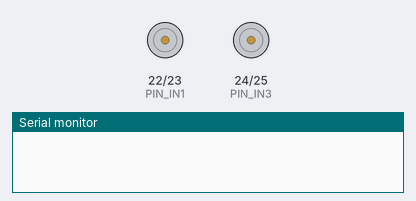
Simulated run of this sketch. Board: Arduino Mega 2560, built with avr-gcc and run on an emulated ATmega2560. On the bench: motor-driver pin pairs drawn as motors (green arrow = first pin HIGH = forward, orange = second pin HIGH = backward, longer = more drive, scaled by the enable pin), the last lines printed to the serial monitor.

Above: at 0.1 s.
At 15.4 s:
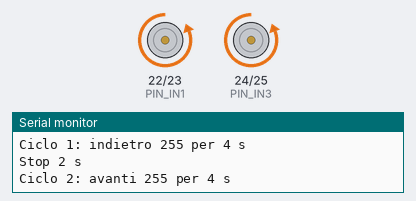
At 21.4 s:
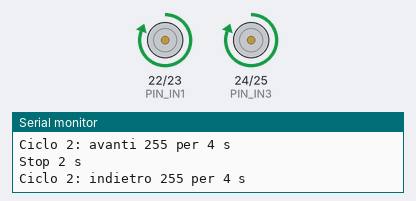
Timing chart, 0 to 26.8 s (numbered marks = the images above):
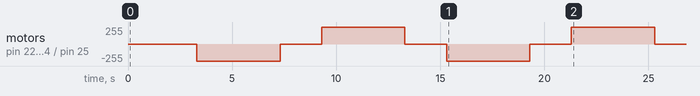

The sketch:

pwm_both_test.ino
```cpp
/*
  Robocup2027HandOn - test di banco: entrambi i canali a PWM 255
  Arduino Mega 2560 + L298N

  RUOTE SOLLEVATE. Il test parte automaticamente 3 s dopo il reset e non
  richiede comandi seriali.

  Sequenza:
    - entrambi i motori avanti a 255 per 4 s;
    - stop 2 s;
    - entrambi i motori indietro a 255 per 4 s;
    - stop 2 s;
    - ripete per REPEATS cicli e termina con stop.

  Mappa:
    ENA = 12   IN1 = 22   IN2 = 23   (canale A = ruota destra)
    ENB = 13   IN3 = 24   IN4 = 25   (canale B = ruota sinistra)

  La polarita' e' quella verificata a banco: IN1/IN2 basso/alto = avanti per A,
  IN3/IN4 basso/alto = avanti per B.
*/

const uint8_t PIN_ENA = 12;
const uint8_t PIN_ENB = 13;
const uint8_t PIN_IN1 = 22;
const uint8_t PIN_IN2 = 23;
const uint8_t PIN_IN3 = 24;
const uint8_t PIN_IN4 = 25;

const uint8_t TEST_PWM = 255;
const unsigned long HOLD_MS = 4000;
const unsigned long PAUSE_MS = 2000;
const uint8_t REPEATS = 2;

void stopMotors() {
  analogWrite(PIN_ENA, 0);
  analogWrite(PIN_ENB, 0);
  digitalWrite(PIN_IN1, LOW);
  digitalWrite(PIN_IN2, LOW);
  digitalWrite(PIN_IN3, LOW);
  digitalWrite(PIN_IN4, LOW);
}

void bothForward() {
  digitalWrite(PIN_IN1, LOW);
  digitalWrite(PIN_IN2, HIGH);
  digitalWrite(PIN_IN3, LOW);
  digitalWrite(PIN_IN4, HIGH);
  analogWrite(PIN_ENA, TEST_PWM);
  analogWrite(PIN_ENB, TEST_PWM);
}

void bothBackward() {
  digitalWrite(PIN_IN1, HIGH);
  digitalWrite(PIN_IN2, LOW);
  digitalWrite(PIN_IN3, HIGH);
  digitalWrite(PIN_IN4, LOW);
  analogWrite(PIN_ENA, TEST_PWM);
  analogWrite(PIN_ENB, TEST_PWM);
}

void setup() {
  pinMode(PIN_ENA, OUTPUT);
  pinMode(PIN_ENB, OUTPUT);
  pinMode(PIN_IN1, OUTPUT);
  pinMode(PIN_IN2, OUTPUT);
  pinMode(PIN_IN3, OUTPUT);
  pinMode(PIN_IN4, OUTPUT);

  stopMotors();
  Serial.begin(115200);
  delay(300);

  Serial.println(F("=== Test entrambi i canali a 255 ==="));
  Serial.println(F("RUOTE SOLLEVATE. Avvio tra 3 s."));
  delay(3000);

  for (uint8_t cycle = 0; cycle < REPEATS; cycle++) {
    Serial.print(F("Ciclo "));
    Serial.print(cycle + 1);
    Serial.println(F(": avanti 255 per 4 s"));
    bothForward();
    delay(HOLD_MS);
    stopMotors();
    Serial.println(F("Stop 2 s"));
    delay(PAUSE_MS);

    Serial.print(F("Ciclo "));
    Serial.print(cycle + 1);
    Serial.println(F(": indietro 255 per 4 s"));
    bothBackward();
    delay(HOLD_MS);
    stopMotors();
    Serial.println(F("Stop 2 s"));
    delay(PAUSE_MS);
  }

  stopMotors();
  Serial.println(F("FINE: motori fermi"));
}

void loop() {
  // Test automatico: nessuna azione nel loop.
}
```
